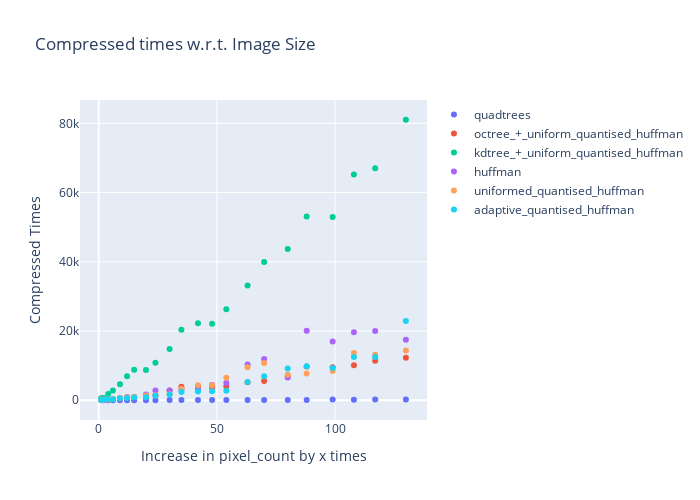

Write notebook code for a chart like this one.
### Code cell
plot_image(pixel_counts, compressedTimes, "Compressed times w.r.t. Image Size", "Compressed Times")

### Figure 1 — Plotly figure (JSON) as saved in the notebook; plotly's stock layout.template omitted (floating-point values rounded to 4 significant figures)
{"data": [{"mode": "markers", "name": "quadtrees", "type": "scatter", "x": [1, 2, 4, 6, 9, 12, 15, 20, 24, 30, 35, 42, 48, 54, 63, 70, 80, 88, 99, 108, 117, 130], "y": [42, 8, 5, 6, 10, 15, 19, 37, 40, 58, 96, 53, 61, 68, 78, 88, 69, 102, 223, 174, 201, 216]}, {"mode": "markers", "name": "octree_+_uniform_quantised_huffman", "type": "scatter", "x": [1, 2, 4, 6, 9, 12, 15, 20, 24, 30, 35, 42, 48, 54, 63, 70, 80, 88, 99, 108, 117, 130], "y": [136, 121, 203, 321, 615, 815, 951, 1449, 1519, 2801, 3889, 3799, 3706, 3947, 5182, 5575, 7009, 9768, 9532, 10139, 11427, 12294]}, {"mode": "markers", "name": "kdtree_+_uniform_quantised_huffman", "type": "scatter", "x": [1, 2, 4, 6, 9, 12, 15, 20, 24, 30, 35, 42, 48, 54, 63, 70, 80, 88, 99, 108, 117, 130], "y": [614, 682, 1832, 2851, 4661, 6966, 8797, 8753, 10858, 14832, 20405, 22221, 22085, 26312, 33122, 39959, 43675, 53079, 52916, 65223, 67022, 81038]}, {"mode": "markers", "name": "huffman", "type": "scatter", "x": [1, 2, 4, 6, 9, 12, 15, 20, 24, 30, 35, 42, 48, 54, 63, 70, 80, 88, 99, 108, 117, 130], "y": [120, 122, 301, 291, 532, 927, 898, 1668, 2811, 2811, 3033, 3355, 4406, 5003, 10359, 11924, 6607, 20065, 16953, 19673, 19999, 17454]}, {"mode": "markers", "name": "uniformed_quantised_huffman", "type": "scatter", "x": [1, 2, 4, 6, 9, 12, 15, 20, 24, 30, 35, 42, 48, 54, 63, 70, 80, 88, 99, 108, 117, 130], "y": [218, 254, 226, 346, 551, 885, 1015, 1391, 1466, 1755, 3358, 4305, 4320, 6498, 9525, 10756, 7366, 7762, 8471, 13660, 13147, 14369]}, {"mode": "markers", "name": "adaptive_quantised_huffman", "type": "scatter", "x": [1, 2, 4, 6, 9, 12, 15, 20, 24, 30, 35, 42, 48, 54, 63, 70, 80, 88, 99, 108, 117, 130], "y": [131, 120, 281, 298, 567, 676, 765, 860, 1287, 1649, 2401, 2531, 2590, 2763, 5295, 6965, 9186, 9809, 9301, 12476, 12498, 22887]}], "layout": {"height": 500, "showlegend": true, "title": {"text": "Compressed times w.r.t. Image Size"}, "width": 700, "xaxis": {"autorange": true, "range": [-8.071, 139.1], "title": {"text": "Increase in pixel_count by x times"}, "type": "linear"}, "yaxis": {"autorange": true, "range": [-5701.0, 86740.0], "title": {"text": "Compressed Times"}, "type": "linear"}}}
